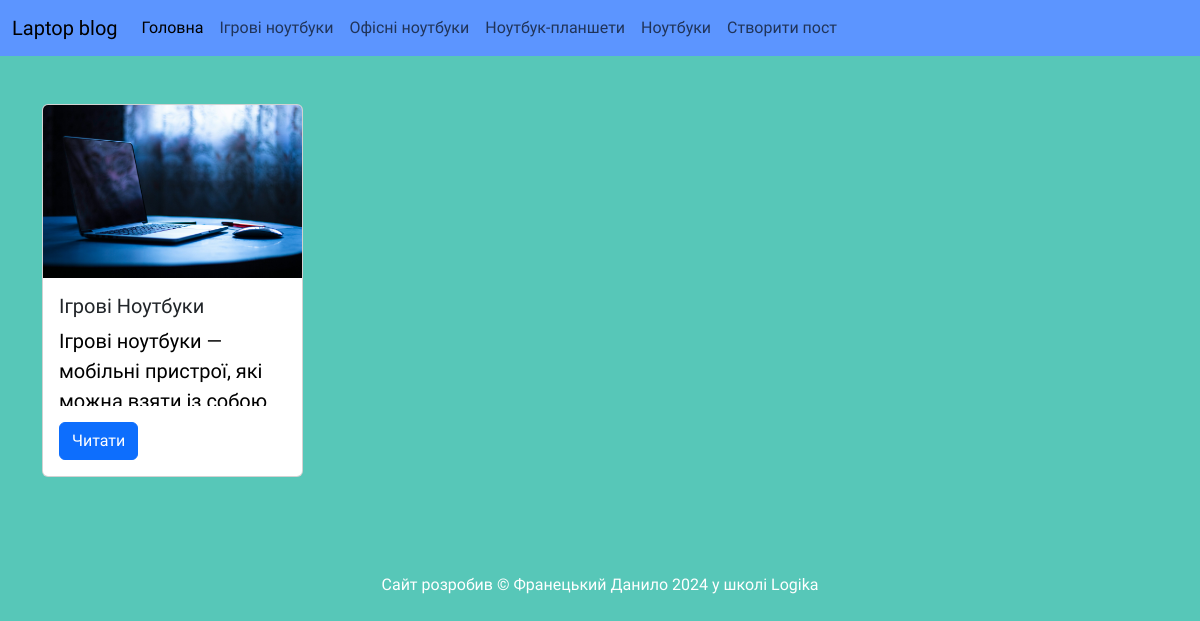
Before: /category/1 with the older database file.
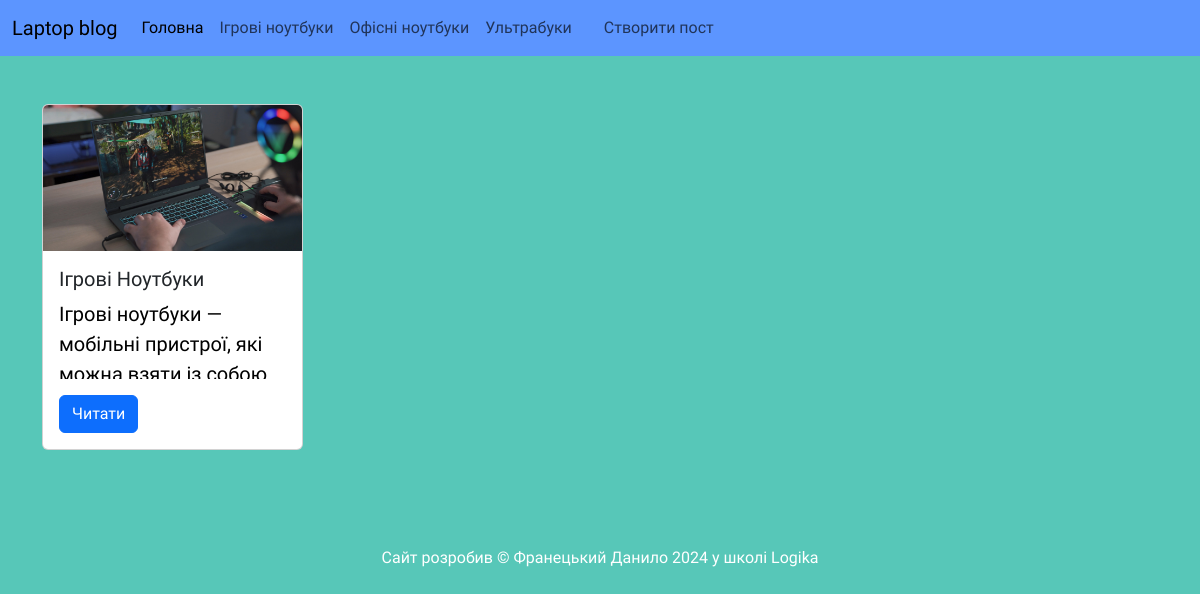
After: the same page with the newer database file.
### tables this page shows
CREATE TABLE "categories" (
	"id"	INTEGER,
	"title"	TEXT NOT NULL,
	PRIMARY KEY("id" AUTOINCREMENT)
);

CREATE TABLE "posts" (
	"id"	INTEGER,
	"category_id"	INTEGER,
	"title"	TEXT NOT NULL,
	"text"	TEXT,
	"image"	TEXT,
	"created"	TEXT DEFAULT CURRENT_TIMESTAMP,
	FOREIGN KEY("category_id") REFERENCES "categories"("id"),
	PRIMARY KEY("id" AUTOINCREMENT)
);

### app.py (the view)
@app.route("/category/<category_id>")
def posts_by_category(category_id):
    categories = db.get_all_categories()
    posts = db.get_posts_by_category(int(category_id))
    return render_template("category.html", categories = categories, posts = posts)

### sql_queries.py (called while the page is built)
    def open(self):
        self.conn = sqlite3.connect(self.dbname)
        self.cursor = self.conn.cursor() #створюєм курсор

    def close(self):
        self.cursor.close()
        self.conn.close()

    def get_posts_by_category(self, category_id):
        self.open()
        self.cursor.execute("SELECT * FROM posts WHERE category_id = ?", [category_id])
        data = self.cursor.fetchall()
        self.close()
        return data

    def get_all_categories(self):
        self.open()
        self.cursor.execute("SELECT * FROM categories")
        data = self.cursor.fetchall()
        self.close()
        return data

### templates/category.html
{% extends 'base.html' %}
{% block content %}
<div class="container my-5">
  <div class = "row row-cols-1 row-cols-md-2 row-cols-lg-3 row-cols-xl-4 g-4">
    {% for post in posts %}
      <div class = "col">
        {% include 'post_card.html' %}
      </div>
    {% endfor %}
  </div>
</div>
{% endblock content %}

### templates/menu.html (shortened to what this page needs)
<nav class="navbar navbar-expand-lg"  style="background-color: rgb(92, 149, 255);">
    <div class="container-fluid">
      <a class="navbar-brand" href="#">Laptop blog</a>
      <div class="collapse navbar-collapse" id="navbarSupportedContent">
        <ul class="navbar-nav me-auto mb-2 mb-lg-0">
          <li class="nav-item">
            <a class="nav-link active" aria-current="page" href="{{ url_for('index') }}">Головна</a>
          </li>
          {% for category in categories %}
            <li class="nav-item">
              <a class="nav-link" href="{{ url_for('posts_by_category', category_id = category[0]) }}">{{category[1]}}</a>
            </li>
          {% endfor %}
          <li class="nav-item">
            <a class="nav-link" aria-current="page" href="{{ url_for('newpost')}}">Створити пост</a>
          </li>
      </div>
    </div>
  </nav>

### templates/post_card.html
<div class="card h-100" style="max-width: 25rem;">
  {% if post[4] %}
  <img src="{{ url_for('static', filename='img/'+post[4]) }}" class="card-img-top" alt="...">
  {% else %}
  <img src="{{ url_for('static', filename='img/1p.jpg') }}" class="card-img-top" alt="...">
  {% endif %}
  <div class="card-body">
    <h5 class="card-title">{{post[2]}}</h5>
    <p class="card-text overflow-y-hidden" style="height: 5rem;">{{post[3]}}</p>
    <a href="{{ url_for('post', post_id = post[0]) }}" class="btn btn-primary">Читати</a>
  </div>
</div>

Changed rows visible on the page:
no longer on this page (row edited): categories: title "Ноутбуки"
changed categories: title "Ноутбук-планшети" → "Ультрабуки"
changed posts "Ігрові Ноутбуки": image: picture added
